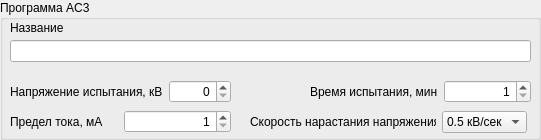
     <widget class="QGroupBox" name="ProgrammControl_4">
      <property name="geometry">
       <rect>
        <x>9</x>
        <y>331</y>
        <width>541</width>
        <height>140</height>
       </rect>
      </property>
      <property name="title">
       <string>Программа AC3</string>
      </property>
      <widget class="QLabel" name="label_44">
       <property name="geometry">
        <rect>
         <x>10</x>
         <y>20</y>
         <width>101</width>
         <height>16</height>
        </rect>
       </property>
       <property name="text">
        <string>Название</string>
       </property>
      </widget>
      <widget class="QLineEdit" name="AC3NameEdit">
       <property name="geometry">
        <rect>
         <x>10</x>
         <y>40</y>
         <width>521</width>
         <height>22</height>
        </rect>
       </property>
       <property name="maxLength">
        <number>100</number>
       </property>
      </widget>
      <widget class="QWidget" name="layoutWidget_5">
       <property name="geometry">
        <rect>
         <x>10</x>
         <y>110</y>
         <width>221</width>
         <height>24</height>
        </rect>
       </property>
       <layout class="QHBoxLayout" name="horizontalLayout_10">
        <item>
         <widget class="QLabel" name="label_45">
          <property name="text">
           <string>Предел тока, мА</string>
          </property>
         </widget>
        </item>
        <item>
         <widget class="QSpinBox" name="AC3CurrentBox">
          <property name="alignment">
           <set>Qt::AlignRight|Qt::AlignTrailing|Qt::AlignVCenter</set>
          </property>
          <property name="minimum">
           <number>1</number>
          </property>
          <property name="maximum">
           <number>200</number>
          </property>
         </widget>
        </item>
       </layout>
      </widget>
      <widget class="QWidget" name="layoutWidget_6">
       <property name="geometry">
        <rect>
         <x>10</x>
         <y>80</y>
         <width>221</width>
         <height>24</height>
        </rect>
       </property>
       <layout class="QHBoxLayout" name="horizontalLayout_11">
        <item>
         <widget class="QLabel" name="label_46">
          <property name="text">
           <string>Напряжение испытания, кВ</string>
          </property>
         </widget>
        </item>
        <item>
         <widget class="QSpinBox" name="AC3VoltageBox">
          <property name="alignment">
           <set>Qt::AlignRight|Qt::AlignTrailing|Qt::AlignVCenter</set>
          </property>
          <property name="maximum">
           <number>100</number>
          </property>
         </widget>
        </item>
       </layout>
      </widget>
      <widget class="QWidget" name="layoutWidget_7">
       <property name="geometry">
        <rect>
         <x>310</x>
         <y>80</y>
         <width>221</width>
         <height>24</height>
        </rect>
       </property>
       <layout class="QHBoxLayout" name="horizontalLayout_12">
        <item>
         <widget class="QLabel" name="label_47">
          <property name="text">
           <string>Время испытания, мин</string>
          </property>
         </widget>
        </item>
        <item>
         <widget class="QSpinBox" name="AC3Time">
          <property name="alignment">
           <set>Qt::AlignRight|Qt::AlignTrailing|Qt::AlignVCenter</set>
          </property>
          <property name="minimum">
           <number>1</number>
          </property>
          <property name="maximum">
           <number>900</number>
          </property>
         </widget>
        </item>
       </layout>
      </widget>
      <widget class="QWidget" name="layoutWidget_8">
       <property name="geometry">
        <rect>
         <x>250</x>
         <y>110</y>
         <width>277</width>
         <height>24</height>
        </rect>
       </property>
       <layout class="QHBoxLayout" name="horizontalLayout_13">
        <item>
         <widget class="QLabel" name="label_48">
          <property name="text">
           <string>Скорость нарастания напряжения</string>
          </property>
         </widget>
        </item>
        <item>
         <widget class="QComboBox" name="AC3AutoSpeedBox">
          <item>
           <property name="text">
            <string>0.5 кВ/сек</string>
           </property>
          </item>
          <item>
           <property name="text">
            <string>1 кВ/сек</string>
           </property>
          </item>
          <item>
           <property name="text">
            <string>2кВ/сек</string>
           </property>
          </item>
         </widget>
        </item>
       </layout>
      </widget>
     </widget>
